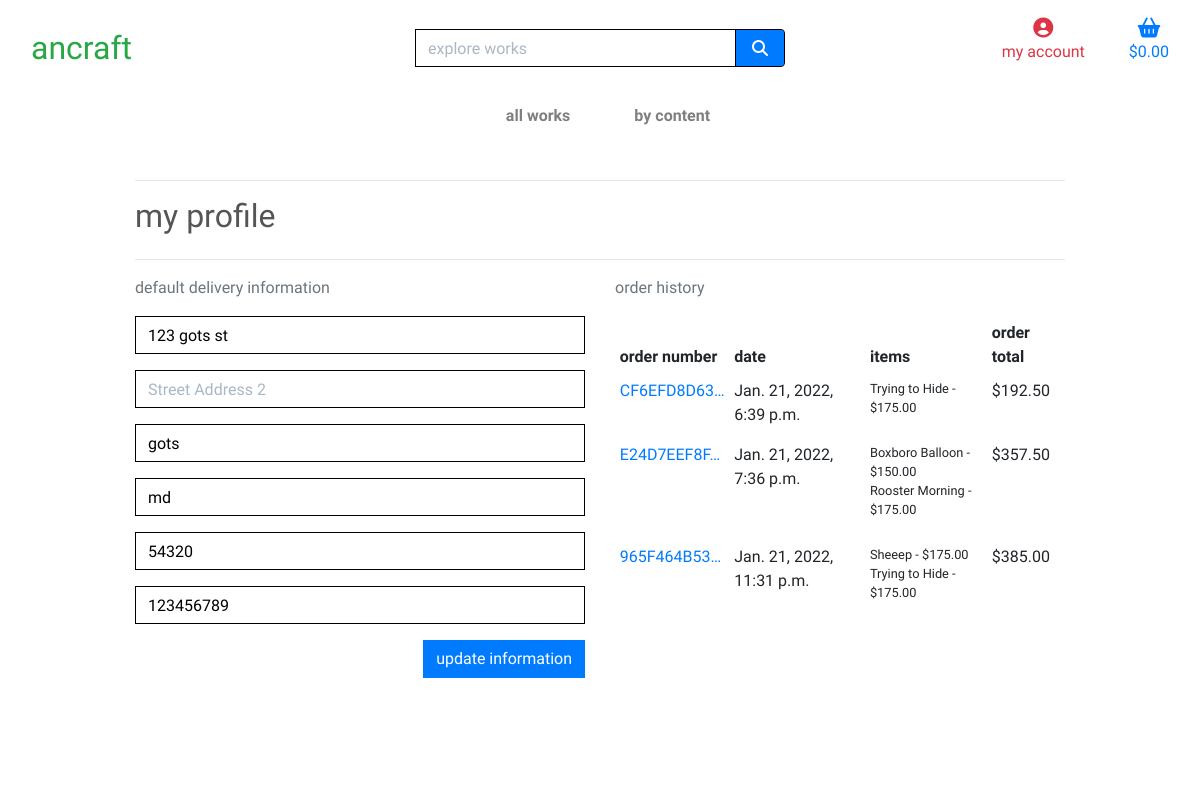
The page /profile/ (signed in) on the database as committed earlier.
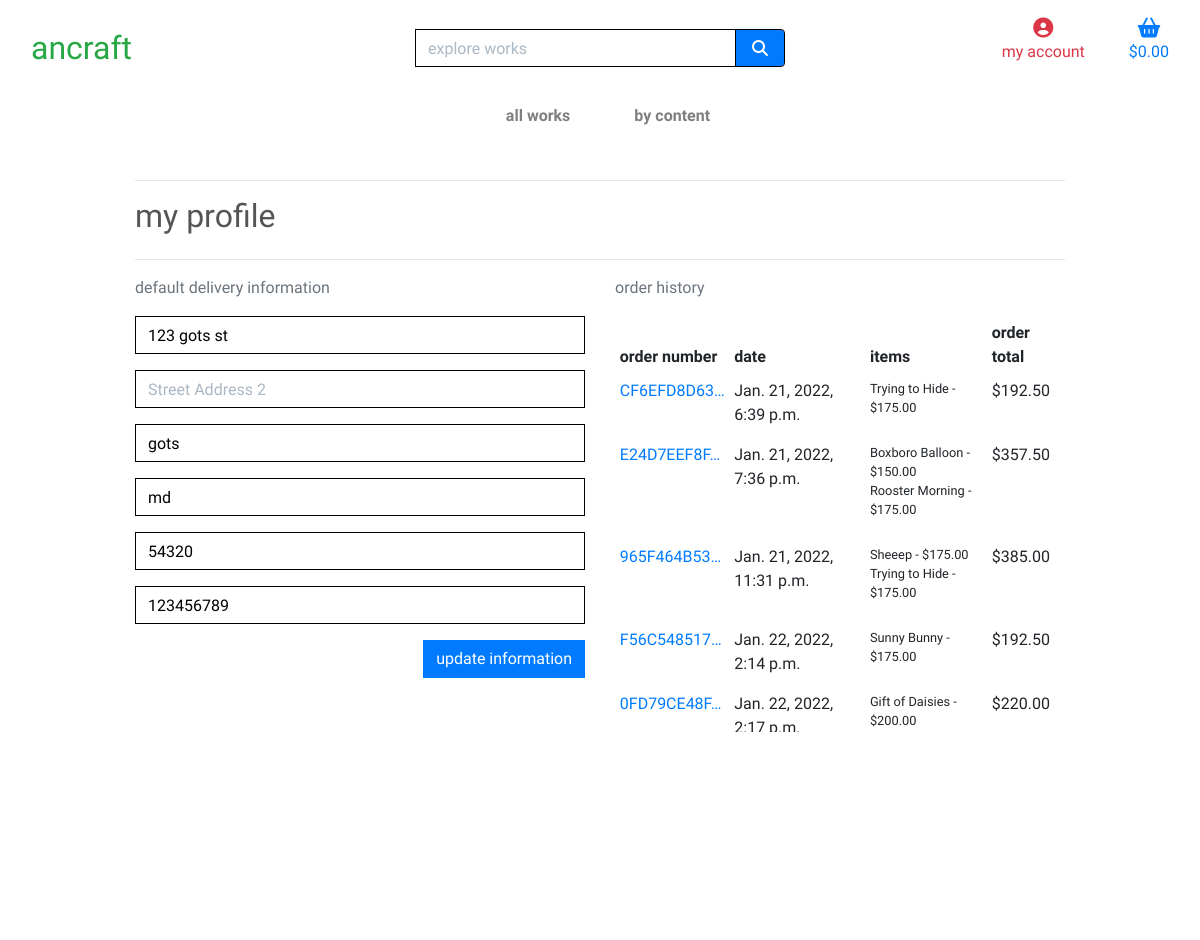
The same page on the database as committed later.
### profiles/models.py (models this page shows, shortened)
class UserProfile(models.Model):
    user = models.OneToOneField(User, on_delete=models.CASCADE)
    default_street_address1 = models.CharField(max_length=80, null=True, blank=True)
    default_street_address2 = models.CharField(max_length=80, null=True, blank=True)
    default_town_or_city = models.CharField(max_length=40, null=True, blank=True)
    default_state = models.CharField(max_length=40, null=True, blank=True)
    default_zipcode = models.CharField(max_length=20, null=True, blank=True)
    default_phone_number = models.CharField(max_length=20, null=True, blank=True)

### checkout/models.py (models this page shows, shortened)
class Order(models.Model):
    order_number = models.CharField(max_length=32, null=False, editable=False)
    user_profile = models.ForeignKey(UserProfile, on_delete=models.SET_NULL,
                                     null=True, blank=True, related_name='orders')
    full_name = models.CharField(max_length=50, null=False, blank=False)
    email = models.EmailField(max_length=254, null=False, blank=False)
    phone_number = models.CharField(max_length=20, null=False, blank=False)
    zipcode = models.CharField(max_length=20, null=True, blank=True)
    state = models.CharField(max_length=40, null=False, blank=False)
    town_or_city = models.CharField(max_length=40, null=False, blank=False)
    street_address1 = models.CharField(max_length=80, null=False, blank=False)
    street_address2 = models.CharField(max_length=80, null=True, blank=True)
    date = models.DateTimeField(auto_now_add=True)
    delivery_cost = models.DecimalField(max_digits=6, decimal_places=2, null=False, default=0)
    order_total = models.DecimalField(max_digits=10, decimal_places=2, null=False, default=0)
    grand_total = models.DecimalField(max_digits=10, decimal_places=2, null=False, default=0)
    original_cart = models.TextField(null=False, blank=False, default='')
    stripe_pid = models.CharField(max_length=254, null=False, blank=False, default='')

class OrderLineItem(models.Model):
    order = models.ForeignKey(Order, null=False, blank=False, on_delete=models.CASCADE, related_name='lineitems')
    work = models.ForeignKey(Work, null=False, blank=False, on_delete=models.CASCADE)
    quantity = models.IntegerField(null=False, blank=False, default=0)
    lineitem_total = models.DecimalField(max_digits=6, decimal_places=2, null=False, blank=False, editable=False)

### works/models.py (models this page shows, shortened)
class Work(models.Model):
    class Meta:
        verbose_name_plural = 'Works'
    content = models.ForeignKey('Content', null=True, blank=True,
                                 on_delete=models.SET_NULL)
    name = models.CharField(max_length=254)
    description = models.TextField()
    is_sold = models.BooleanField(default=False)
    price = models.DecimalField(max_digits=6, decimal_places=2)
    rating = models.DecimalField(max_digits=3, decimal_places=2, null=True, blank=True, default=1, validators=[
                                 MaxValueValidator(5), MinValueValidator(1)])
    image = models.ImageField(null=True, blank=True)

### profiles/views.py (the view)
# urls.py: path('profile/', include('profiles.urls')),
@login_required
def profile(request):
    profile = get_object_or_404(UserProfile, user=request.user)
    orders = profile.orders.all()
    if request.method == "POST":
        form = UserProfileForm(request.POST, instance=profile)
        if form.is_valid():
            form.save()
            messages.success(request, 'profile updated successfully')
        else:
            messages.error(request, 'update failed. please ensure the form is valid.')
    else:
        form = UserProfileForm(instance=profile)
    template = 'profiles/profile.html'
    context = {
        'form': form,
        'orders': orders,
        'on_profile_page': True
    }
    return render(request, template, context)

### profiles/forms.py
class UserProfileForm(forms.ModelForm):
    class Meta:
        model = UserProfile
        exclude = ('user',)
    def __init__(self, *args, **kwargs):
        super().__init__(*args, **kwargs)
        placeholders = {
            'default_phone_number': 'Phone Number',
            'default_zipcode': 'Zipcode',
            'default_town_or_city': 'Town or City',
            'default_state': 'State',
            'default_street_address1': 'Street Address 1',
            'default_street_address2': 'Street Address 2',
        }
        self.fields['default_phone_number'].widget.attrs['autofocus'] = True
        for field in self.fields:
            if self.fields[field].required:
                placeholder = f'{placeholders[field]} *'
            else:
                placeholder = placeholders[field]
            self.fields[field].widget.attrs['placeholder'] = placeholder
            self.fields[field].widget.attrs['class'] = 'border-black rounded-0 profile-form-input'
            self.fields[field].label = False

### cart/contexts.py (called while the page is built, shortened)
def cart_sum(request):
    cart = request.session.get('cart', {})
    cart_items = []
    total = 0
    work_count = 0
    delivery_cost = total * Decimal(settings.STANDARD_DELIVERY_PERCENTAGE / 100)
    grand_total = delivery_cost + total
    context = {
        'cart_items': cart_items,
        'total': total,
        'work_count': work_count,
        'delivery_cost': delivery_cost,
        'grand_total': grand_total,
    }
    return context

### profiles/templates/profiles/profile.html (shortened to what this page needs)
{% extends "base.html" %}
{% load static %}
{% block extra_css %}
    <link rel="stylesheet" href="{% static 'profiles/css/profile.css' %}">
{% endblock %}
{% block page_header %}
    <div class="container header-container">
    </div>
{% endblock %}
{% block content %}
    <div class="overlay"></div>
    <div class="container">
        <div class="row">
            <div class="col">
                <hr>
                <h2 class="logo-font mb-4">my profile</h2>
                <hr>
            </div>
        </div>
        <div class="row">
            <div class="col-12 col-lg-6">
                <p class="text-muted">default delivery information</p>
                <form class="mt-3" action="{% url 'profile' %}" method="POST" id="profile-update-form">
                    {{ form|crispy }}
                    <button class="btn btn-primary rounded-0 float-right">update information</button>
                </form>
            </div>
            <div class="col-12 col-lg-6">
                <p class="text-muted">order history</p>
                <div class="order-history table-responsive">
                    <table class="table table-sm table-borderless">
                        <thead>
                            <tr>
                                <th>order number</th>
                                <th>date</th>
                                <th>items</th>
                                <th>order total</th>
                            </tr>
                        </thead>
                        <tbody>
                            {% for order in orders %}
                                <tr>
                                    <td>
                                        <a href="{% url 'order_history' order.order_number %}"
                                        title="{{ order.order_number }}">
                                            {{ order.order_number|truncatechars:11 }}
                                        </a>
                                    </td>
                                    <td>{{ order.date }}</td>
                                    <td>
                                        <ul class="list-unstyled">
                                            {% for item in order.lineitems.all %}
                                                <li class="small">
                                                    {{ item.work.name }} - ${{ item.work.price }}
                                                </li>
                                            {% endfor %}
                                        </ul>
                                    </td>
                                    <td>${{ order.grand_total }}</td>
                                </tr>
                            {% endfor %}
                        </tbody>
                    </table>
                </div>
            </div>
        </div>
{% endblock %}

### templates/base.html (shortened to what this page needs)
{% load static %}
<!doctype html>
<html lang="en">
  <head>
    {% block corecss %}
      <link rel="stylesheet" href="https://stackpath.bootstrapcdn.com/bootstrap/4.4.1/css/bootstrap.min.css">
      <link rel="stylesheet" href="{% static 'css/base.css' %}">
    {% endblock %}
    {% block extra_css %}
    {% endblock %}
  </head>
  <body>
  <header class="container-fluid fixed-top">
    <div id="topnav" class="row bg-white pt-lg-2 d-none d-lg-flex">
        <div class="col-12 col-lg-4 my-auto py-1 py-lg-0 text-center text-lg-left">
            <a href="{% url 'works' %}" class="nav-link main-logo-link">
            <h2 class="logo-font text-green-alt my-0">ancraft</h2>
          </a>
        </div>
      <div class="col-12 col-lg-4 my-auto py-1 py-lg-0">
        <form method="GET" action="{% url 'works' %}">
            <div class="input-group w-100">
                <input class="form-control border border-black rounded-0" type="text" name="q" placeholder="explore works">
                <div class="input-group-append">
                    <button class="form-control btn btn-primary border border-black" type="submit">
                        <span class="icon">
                            <i class="fas fa-search"></i>
                        </span>
                    </button>
                </div>
            </div>
        </form>
      </div>
      <div class="col-12 col-lg-4 my-auto py-1 py-lg-0">
        <ul class="list-inline list-unstyled text-center text-lg-right my-0">
            <li class="list-inline-item dropdown">
              <a class="text-red-alt nav-link" href="#" id="user-options" data-toggle="dropdown" aria-haspopup="true" aria-expanded="false">
                <div class="text-center">
                    <div><i class="fas fa-user-circle fa-lg"></i></div>
                    <p class="my-0">my account</p>
                </div>
              </a>
            </li>
            <li class="list-inline-item">
              <a class="{% if grand_total %}font-weight-bold{% else %}text-blue-alt{% endif %} nav-link" href="{% url 'view_cart' %}">
                      <div class="text-center">
                          <div><i class="fas fa-shopping-basket fa-lg"></i></div>
                        {% if grand_total %}
                            ${{ grand_total|floatformat:2 }}
                        {% else %}
                            $0.00
                        {% endif %}
                </div>
              </a>
            </li>
        </ul>
    </div>
  </div>
  <div class="row bg-white">
      <nav class="navbar navbar-expand-lg navbar-light w-100">
          {% include 'includes/mobile-top-header.html' %}
          {% include 'includes/main-nav.html' %}
      </nav>
  </div>
</header>
    {% block page_header %}
    {% endblock %}
    {% block content %}
    {% endblock %}
  </body>
</html>

### templates/includes/mobile-top-header.html (shortened to what this page needs)
<ul>
  </ul>

### templates/includes/main-nav.html (shortened to what this page needs)
<div class="collapse navbar-collapse" id="main-nav">
    <ul class="navbar-nav w-auto mx-auto">
        <li class="nav-item dropdown">
            <a class="logo-font font-weight-bold nav-link text-black mr-5" href="#" id="all-works-link" data-toggle="dropdown" aria-haspopup="true" aria-expanded="false">
                all works
            </a>
        </li>
        <li class="nav-item dropdown">
            <a class="logo-font font-weight-bold nav-link text-black mr-5" href="#" id="content-link" data-toggle="dropdown" aria-haspopup="true" aria-expanded="false">
                by content
            </a>
        </li>
    </ul>
</div>

### static/css/base.css (style rules this page uses)
html { height: 100%; }
body { color: #555; font-family: 'Balsamiq Sans', cursive; }
.icon { align-items: center; display: inline-flex; justify-content: center; height: 1.5rem; width: 1.5rem; }
.main-logo-link { width: fit-content; }
.text-green-alt { color: #28a745 !important; }
.text-red-alt { color: #dc3545 !important; }
.text-blue-alt { color: #007bff !important; }
.border-black { border: 1px solid black !important; }
.overlay { height: 100vh; width: 100%; top: 0; left: 0; position: fixed; background: white; z-index: -1; }
input[name='q']::placeholder { color: #aab7c4; }
@media (min-width: 1200px) { .container { max-width: 80%; } }
@media (min-width: 992px) { .header-container { padding-top: 164px; } }

### profiles/static/profiles/css/profile.css (style rules this page uses)
.order-history { max-height: 416px; overflow-y: auto; }
#profile-update-form .form-control { color: #000; }
#profile-update-form input::placeholder { color: #aab7c4; }

Rows that differ between the two databases and show on the page:
added Order: order_number "F56C548517…", date "Jan. 22, 2022, 2:14 p.m.", grand_total "192.50"
added OrderLineItem: work.name "Sunny Bunny", work.price "175.00", shown under "F56C548517…"
added Order: order_number "0FD79CE48F…", date "Jan. 22, 2022,…", grand_total "220.00"
added OrderLineItem: work.name "Gift of Daisies", work.price "200.00", shown under "0FD79CE48F…"
